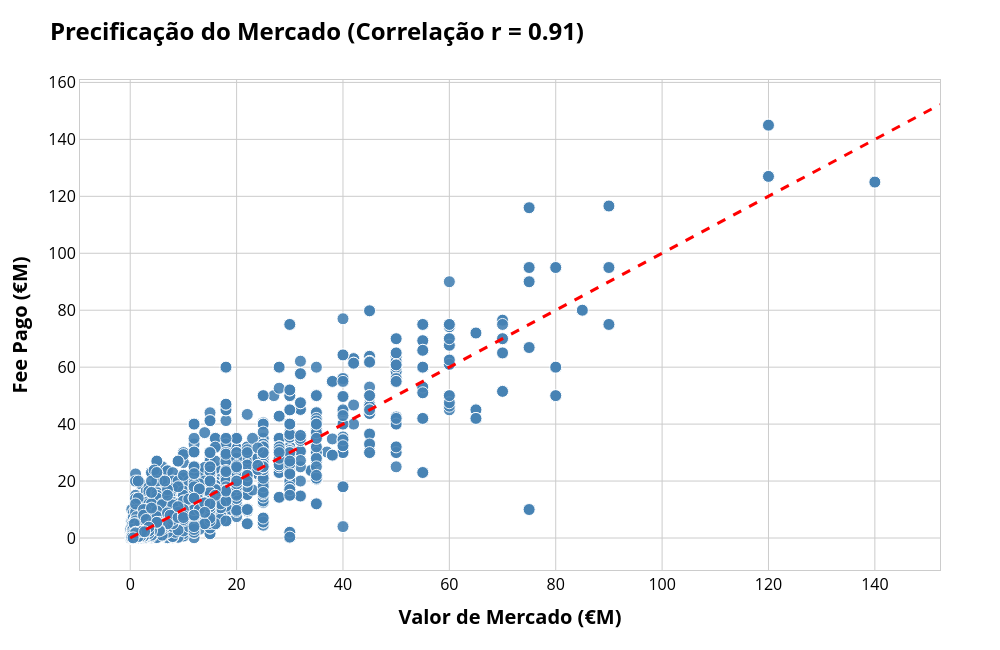

Here is the notebook cell this chart was saved with:
### Code cell
fig2 = go.Figure()

# Adiciona a Dispersão (Scatter Plot)
fig2.add_trace(
    go.Scatter(
        x=mv_m, 
        y=vals_m, 
        mode='markers',
        marker=dict(color='steelblue', size=12, line=dict(width=1, color='white'), opacity=0.9),
        name='Transferência',
        hovertext=df_both.get('name', ''), 
        hovertemplate="<b>%{hovertext}</b><br>Valor de Mercado: €%{x:.1f}M<br>Fee Pago: €%{y:.1f}M<extra></extra>"
    )
)

# Adiciona a Linha de Identidade (Fee = MV)
lim_max = max(vals_m.max(), mv_m.max()) * 1.05
fig2.add_trace(
    go.Scatter(
        x=[0, lim_max], 
        y=[0, lim_max], 
        mode='lines',
        line=dict(color='red', dash='dash', width=3), 
        name='Pagamento = Valor de Mercado',
        hoverinfo='skip' 
    )
)

# Layout e Estilização
fig2.update_layout(
    title=dict(
        text=f'<b>Precificação do Mercado (Correlação r = {corr_coef:.2f})</b>',
        font=dict(size=24, color='black')
    ),
    
    # Eixo X
    xaxis=dict(
        title='<b>Valor de Mercado (€M)</b>',
        title_font=dict(size=20, color='black'),
        tickfont=dict(size=16, color='black'),
        showgrid=True,
        gridcolor='#cccccc',    # Cor da grade interna (cinza médio)
        gridwidth=1,
        showline=True,          
        linecolor='#cccccc',   
        linewidth=1,           
        mirror=True,            
        zeroline=True,
        zerolinecolor='#cccccc',
        zerolinewidth=1
    ),
    
    # Eixo Y
    yaxis=dict(
        title='<b>Fee Pago (€M)</b>',
        title_font=dict(size=20, color='black'),
        tickfont=dict(size=16, color='black'),
        showgrid=True,
        gridcolor='#cccccc',
        gridwidth=1,
        showline=True,
        linecolor='#cccccc',  
        linewidth=1,           
        mirror=True,            
        zeroline=True,
        zerolinecolor='#cccccc',
        zerolinewidth=1
    ),
    
    height=650, 
    width=1000,
    plot_bgcolor='white',       
    paper_bgcolor='white',
    showlegend=False,
    margin=dict(t=80, b=80, l=80, r=60) 
)

fig2.show()

### Figure 1 — Plotly figure (JSON) as saved in the notebook; plotly's stock layout.template omitted (floating-point values rounded to 4 significant figures; data arrays with more than 128 entries replaced by an {"elided": "..."} marker saying what was removed)
{"data": [{"hovertemplate": "<b>%{hovertext}</b><br>Valor de Mercado: €%{x:.1f}M<br>Fee Pago: €%{y:.1f}M<extra></extra>", "hovertext": "", "marker": {"color": "steelblue", "line": {"color": "white", "width": 1}, "opacity": 0.9, "size": 12}, "mode": "markers", "name": "Transferência", "type": "scatter", "x": {"elided": "4008 float values"}, "y": {"elided": "4008 float values"}}, {"hoverinfo": "skip", "line": {"color": "red", "dash": "dash", "width": 3}, "mode": "lines", "name": "Pagamento = Valor de Mercado", "type": "scatter", "x": [0, 152.2], "y": [0, 152.2]}], "layout": {"height": 650, "margin": {"b": 80, "l": 80, "r": 60, "t": 80}, "paper_bgcolor": "white", "plot_bgcolor": "white", "showlegend": false, "title": {"font": {"color": "black", "size": 24}, "text": "<b>Precificação do Mercado (Correlação r = 0.91)</b>"}, "width": 1000, "xaxis": {"gridcolor": "#cccccc", "gridwidth": 1, "linecolor": "#cccccc", "linewidth": 1, "mirror": true, "showgrid": true, "showline": true, "tickfont": {"color": "black", "size": 16}, "title": {"font": {"color": "black", "size": 20}, "text": "<b>Valor de Mercado (€M)</b>"}, "zeroline": true, "zerolinecolor": "#cccccc", "zerolinewidth": 1}, "yaxis": {"gridcolor": "#cccccc", "gridwidth": 1, "linecolor": "#cccccc", "linewidth": 1, "mirror": true, "showgrid": true, "showline": true, "tickfont": {"color": "black", "size": 16}, "title": {"font": {"color": "black", "size": 20}, "text": "<b>Fee Pago (€M)</b>"}, "zeroline": true, "zerolinecolor": "#cccccc", "zerolinewidth": 1}}}
